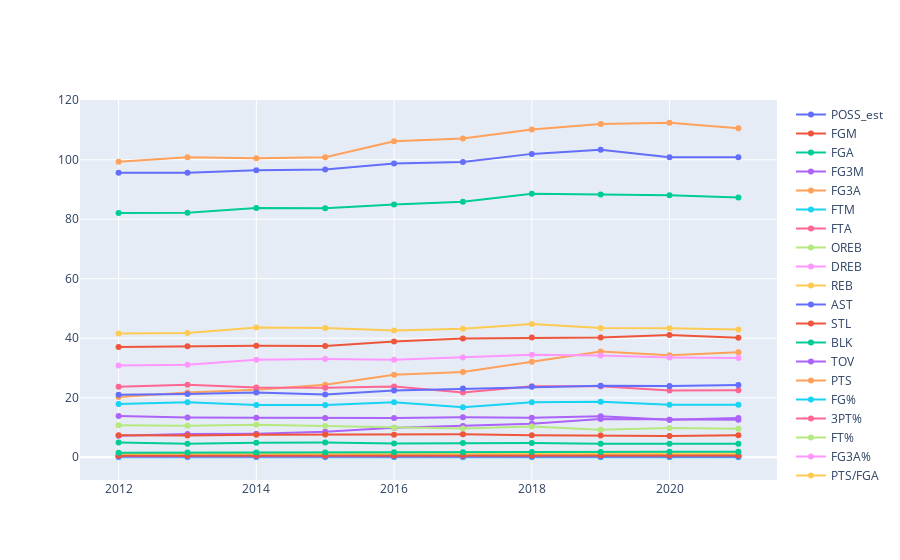

This figure's notebook cell:
### Code cell
for col in change_per48_df.columns[2:18]:
    change_per48_df[col] = (change_per48_df[col]/change_per48_df['MIN'])*48*5

change_per48_df.drop(columns='MIN',inplace=True)

fig = go.Figure()
for col in change_per48_df.columns[1:]:
    fig.add_trace(go.Scatter(x=change_per48_df['season_start_year'],
                            y=change_per48_df[col], name=col))
fig.show()
